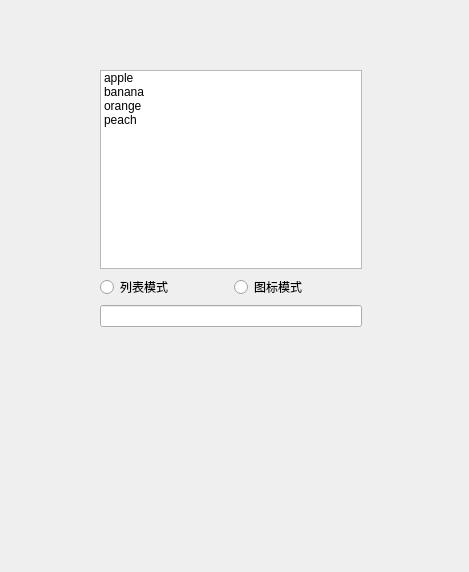
<?xml version="1.0" encoding="UTF-8"?>
<ui version="4.0">
 <class>Widget</class>
 <widget class="QWidget" name="Widget">
  <property name="geometry">
   <rect>
    <x>0</x>
    <y>0</y>
    <width>469</width>
    <height>572</height>
   </rect>
  </property>
  <property name="windowTitle">
   <string>Widget</string>
  </property>
  <widget class="QWidget" name="">
   <property name="geometry">
    <rect>
     <x>100</x>
     <y>70</y>
     <width>262</width>
     <height>257</height>
    </rect>
   </property>
   <layout class="QVBoxLayout" name="verticalLayout_3">
    <item>
     <layout class="QVBoxLayout" name="verticalLayout_2">
      <item>
       <layout class="QVBoxLayout" name="verticalLayout">
        <item>
         <widget class="QListWidget" name="listWidget">
          <item>
           <property name="text">
            <string>apple</string>
           </property>
           <property name="icon">
            <iconset>
             <normaloff>icon/apple.ico</normaloff>icon/apple.ico</iconset>
           </property>
          </item>
          <item>
           <property name="text">
            <string>banana</string>
           </property>
           <property name="icon">
            <iconset>
             <normaloff>icon/banana.ico</normaloff>icon/banana.ico</iconset>
           </property>
          </item>
          <item>
           <property name="text">
            <string>orange</string>
           </property>
           <property name="icon">
            <iconset>
             <normaloff>icon/orange.ico</normaloff>icon/orange.ico</iconset>
           </property>
          </item>
          <item>
           <property name="text">
            <string>peach</string>
           </property>
           <property name="icon">
            <iconset>
             <normaloff>icon/peach.ico</normaloff>icon/peach.ico</iconset>
           </property>
          </item>
         </widget>
        </item>
        <item>
         <layout class="QHBoxLayout" name="horizontalLayout">
          <item>
           <widget class="QRadioButton" name="radioButton">
            <property name="text">
             <string>列表模式</string>
            </property>
           </widget>
          </item>
          <item>
           <widget class="QRadioButton" name="radioButton_2">
            <property name="text">
             <string>图标模式</string>
            </property>
           </widget>
          </item>
         </layout>
        </item>
       </layout>
      </item>
     </layout>
    </item>
    <item>
     <widget class="QLineEdit" name="lineEdit"/>
    </item>
   </layout>
  </widget>
 </widget>
 <resources/>
 <connections/>
</ui>
